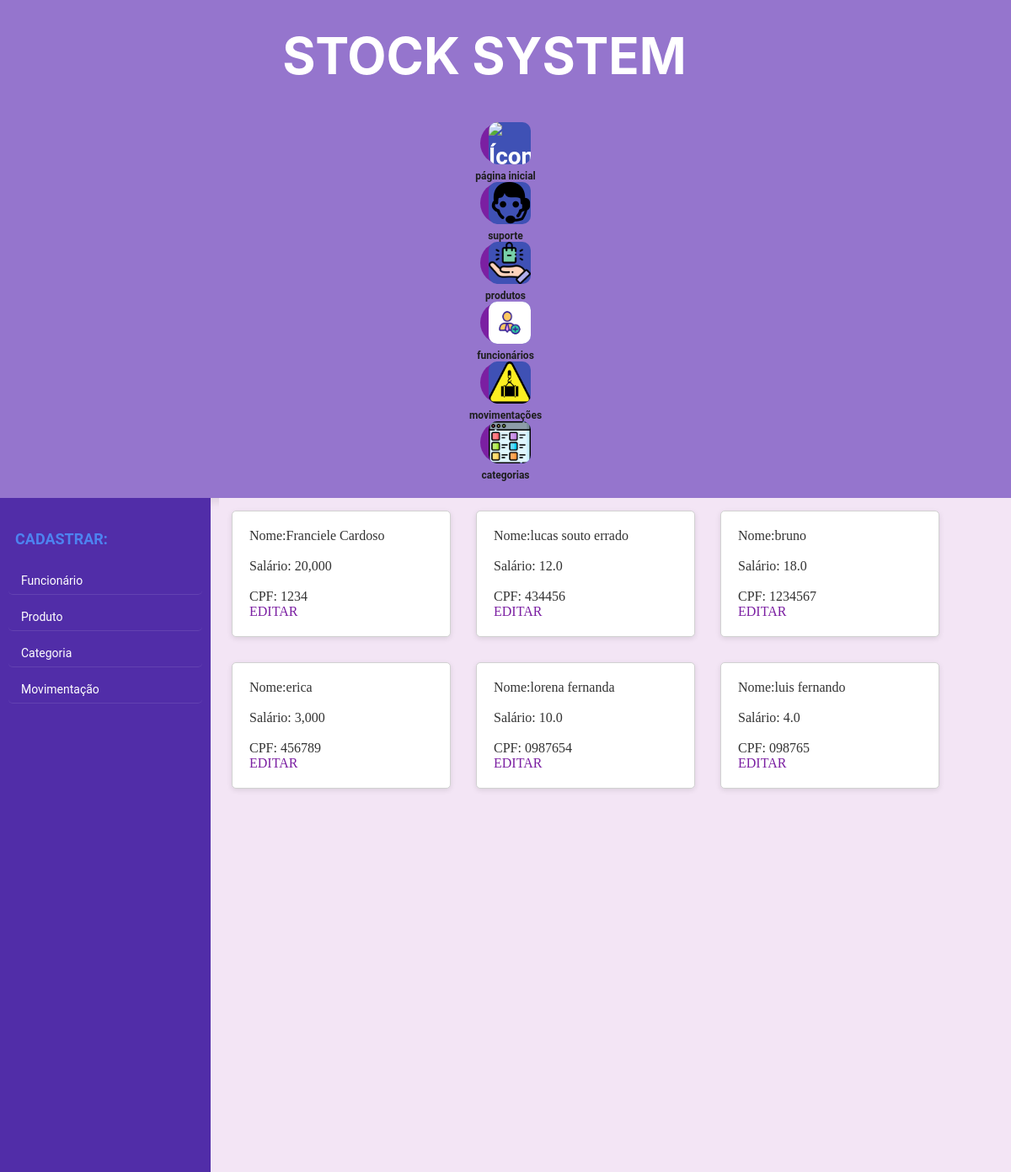
Before: /funcionario with the older database file.
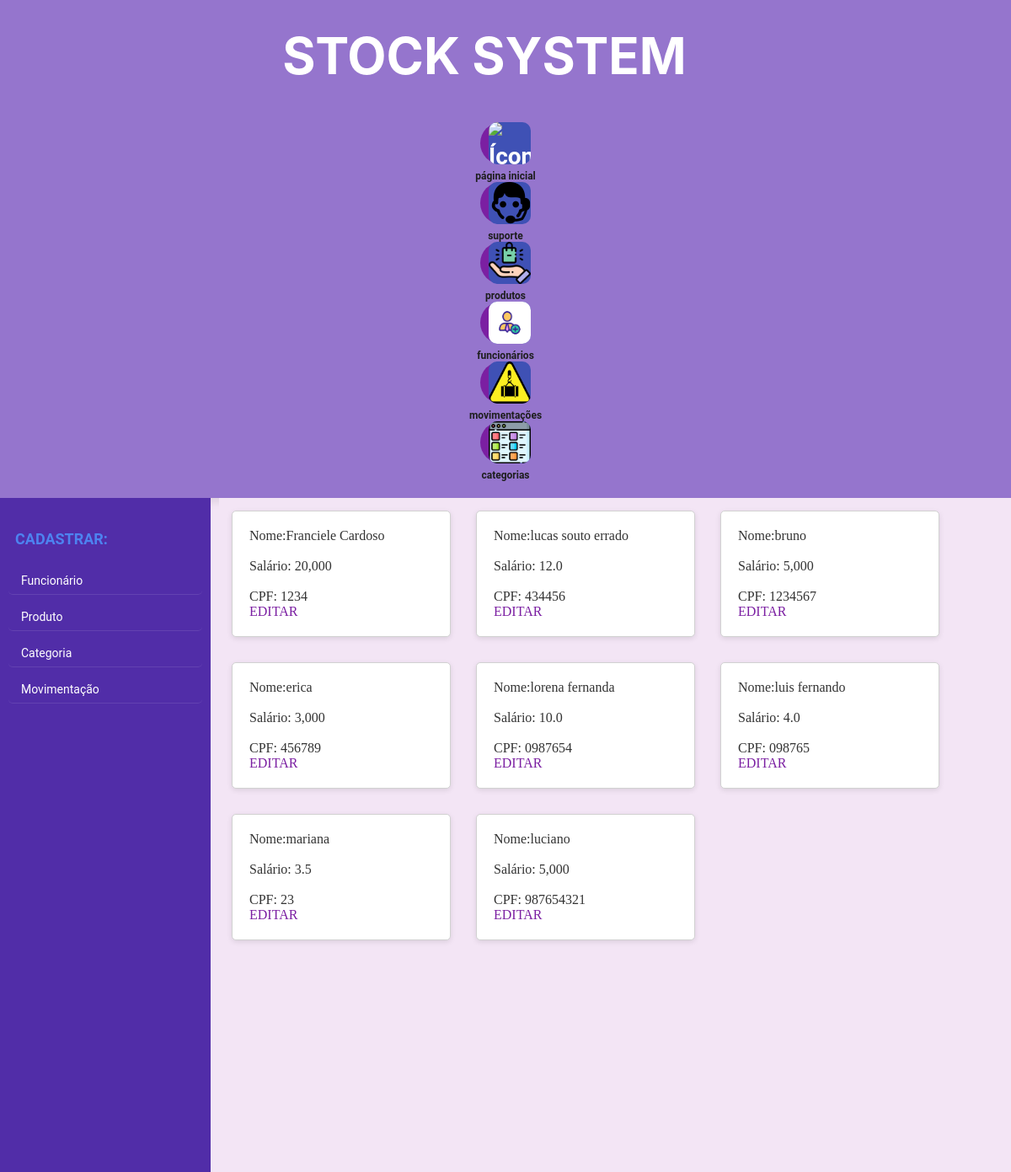
After: the same page with the newer database file.
### models.py (models this page shows, shortened)
class Funcionario(Base):
    __tablename__ = 'funcionario'
    nome = Column(String(40), nullable=False, index=True)
    id = Column(Integer, primary_key=True, unique=True)
    cpf = Column(String(11), nullable=False, index=True, unique=True)
    salario = Column(String, nullable=False, index=False)
    def serialize_funcionario(self):
        dados_funcionario = {
            "id_funcionario": self.id,
            "nome": self.nome,
            "cpf": self.cpf,
            "salario": self.salario,
        }
        return dados_funcionario

### app.py (the view)
@app.route('/funcionario', methods=['GET'])
def funcionario():
    sql_funcionario = select(Funcionario)
    resultado_funcionario = db_session.execute(sql_funcionario).scalars()
    lista_funcionario = []
    for n in resultado_funcionario:
        lista_funcionario.append(n.serialize_funcionario())
        print(lista_funcionario[-1])
    return render_template('funcionario.html',
                           lista_funcionario=lista_funcionario)

### templates/funcionario.html
{% extends 'template.html' %}
{% block conteudo %}
{% for item in lista_funcionario %}
<div class="conteudo">
    <p> Nome:{{item.nome}} </p><br>
    <p> Salário: {{item.salario}} </p> <br>
    <p> CPF: {{item.cpf}}</p>
    <a href="{{url_for('editar_funcionario', id_funcionario=item.id_funcionario)}}"> EDITAR</a>
</div>
{% endfor %}
{% endblock conteudo %}

Changed rows visible on the page:
changed Funcionario "bruno": salario "18.0" → "5,000"
added Funcionario: nome "mariana", salario "3.5", cpf "23"
added Funcionario: nome "luciano", salario "5,000", cpf "987654321"
